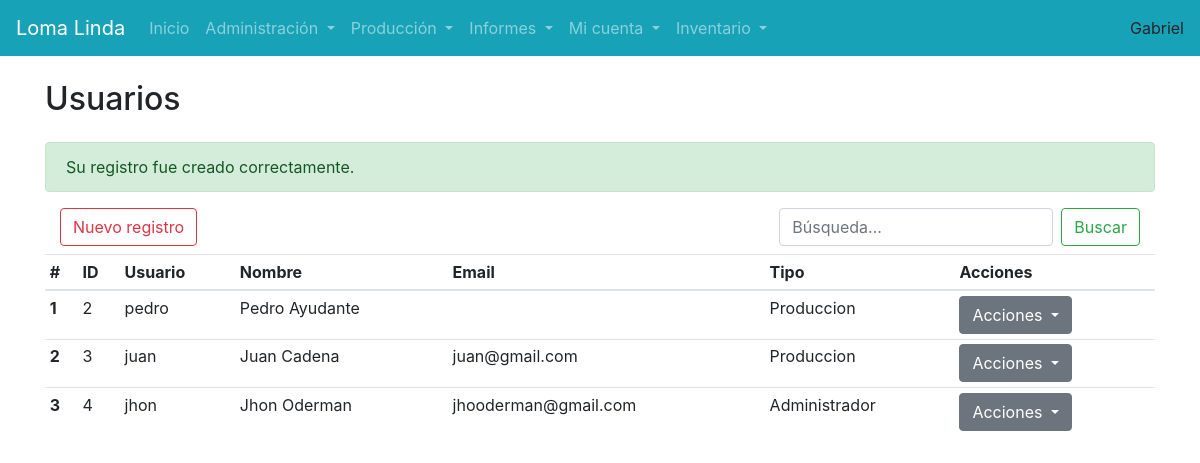
/usuarios/usuarios.php?msg=1 (signed in), run on the app's committed database.
### tables this page shows
CREATE TABLE `usuarios` (
  `usr_id` int(10) unsigned NOT NULL AUTO_INCREMENT,
  `usr_usuario` varchar(45) DEFAULT NULL,
  `usr_clave` varchar(255) DEFAULT NULL,
  `usr_tipo` int(10) unsigned DEFAULT NULL,
  `usr_nombre` varchar(100) DEFAULT NULL,
  `usr_email` varchar(100) DEFAULT NULL,
  `usr_sesion` int(10) unsigned DEFAULT NULL,
  `usr_estado` int(10) unsigned DEFAULT NULL COMMENT 'inactivo - activo',
  `usr_ultimo_ingreso` datetime DEFAULT NULL,
  PRIMARY KEY (`usr_id`)
);

CREATE TABLE `usuarios_tipos` (
  `utipo_id` int(10) unsigned NOT NULL AUTO_INCREMENT,
  `utipo_nombre` varchar(45) DEFAULT NULL,
  PRIMARY KEY (`utipo_id`)
);

### usuarios/sesion.php (called while the page is built, shortened)
<?php
if ($_SESSION["id"] == "")
	header("Location:../salir.php");
else {
	include("../conexion.php");
	$consultaUsuarioActual = $conexion->query("SELECT * FROM usuarios WHERE usr_id='" . $_SESSION["id"] . "'");
	$datosUsuarioActual = $consultaUsuarioActual->fetch_array();
}
	?>

### usuarios/usuarios.php (the view, shortened to what this page needs)
<?php
include("head.php");
?>
</head>
<body>
    <?php include("menu.php"); ?>
    <div class="container">
        <h2 class="mt-4 mb-4">Usuarios</h2>
        <?php include("alertas.php"); ?>
        <div class="container mb-2">
            <a href="usuarios-agregar.php" class="btn btn-outline-danger">Nuevo registro</a>
            <form class="form-inline my-2 my-lg-0 float-right">
                <input class="form-control mr-sm-2" type="search" placeholder="Búsqueda..." aria-label="Search">
                <button class="btn btn-outline-success my-2 my-sm-0" type="submit">Buscar</button>
            </form>
        </div>
        <table class="table table-sm">
            <thead>
                <tr>
                    <th scope="col">#</th>
                    <th scope="col">ID</th>
                    <th scope="col">Usuario</th>
                    <th scope="col">Nombre</th>
                    <th scope="col">Email</th>
                    <th scope="col">Tipo</th>
                    <th scope="col">Acciones</th>
                </tr>
            </thead>
            <tbody>
                <?php
                $consulta = $conexion->query("SELECT * FROM usuarios
                INNER JOIN usuarios_tipos ON utipo_id=usr_tipo
                WHERE usr_id!='".$_SESSION["id"]."'");
                $i = 1;
                while ($fila = $consulta->fetch_array()) {
                ?>
                    <tr>
                        <th scope="row"><?= $i; ?></th>
                        <td><?= $fila['usr_id']; ?></td>
                        <td><?= $fila['usr_usuario']; ?></td>
                        <td><?= $fila['usr_nombre']; ?></td>
                        <td><?= $fila['usr_email']; ?></td>
                        <td><?= $fila['utipo_nombre']; ?></td>
                        <td>
                            <div class="btn-group" role="group">
                                <button id="btnGroupDrop1" type="button" class="btn btn-secondary dropdown-toggle" data-toggle="dropdown" aria-haspopup="true" aria-expanded="false">
                                    Acciones
                                </button>
                            </div>
                        </td>
                    </tr>
                <?php $i++;
                } ?>
            </tbody>
        </table>
    </div>
</body>
</html>

### usuarios/menu.php (shortened to what this page needs)
<nav class="navbar navbar-expand-lg navbar-dark bg-info">
    <a class="navbar-brand" href="#">Loma Linda</a>
    <div class="collapse navbar-collapse" id="navbarSupportedContent">
        <ul class="navbar-nav mr-auto">
            <li class="nav-item "><a class="nav-link" href="index.php">Inicio</a></li>
            <li class="nav-item dropdown float-right">
                <a class="nav-link dropdown-toggle" href="#" id="navbarDropdown" role="button" data-toggle="dropdown" aria-haspopup="true" aria-expanded="false">
                    Administración
                </a>
            </li>
            <li class="nav-item dropdown float-right">
                <a class="nav-link dropdown-toggle" href="#" id="navbarDropdown" role="button" data-toggle="dropdown" aria-haspopup="true" aria-expanded="false">
                    Producción
                </a>
            </li>
            <li class="nav-item dropdown float-right">
                <a class="nav-link dropdown-toggle" href="#" id="navbarDropdown" role="button" data-toggle="dropdown" aria-haspopup="true" aria-expanded="false">
                    Informes
                </a>
            </li>
            <li class="nav-item dropdown float-right">
                <a class="nav-link dropdown-toggle" href="#" id="navbarDropdown" role="button" data-toggle="dropdown" aria-haspopup="true" aria-expanded="false">
                    Mi cuenta
                </a>
            </li>
            <li class="nav-item dropdown float-right">
                <a class="nav-link dropdown-toggle" href="#" id="navbarDropdown" role="button" data-toggle="dropdown" aria-haspopup="true" aria-expanded="false">
                    Inventario
                </a>
            </li>
        </ul>
        <span><?=$datosUsuarioActual['usr_nombre'];?></span>
    </div>
</nav>

### data on the page
usuarios: usr_nombre "Gabriel"
usuarios: usr_id "2", usr_usuario "pedro", usr_nombre "Pedro Ayudante", usuarios_tipos.utipo_nombre "Produccion"
usuarios: usr_id "3", usr_usuario "juan", usr_nombre "Juan Cadena", usr_email "juan@gmail.com", usuarios_tipos.utipo_nombre "Produccion"
usuarios: usr_id "4", usr_usuario "jhon", usr_nombre "Jhon Oderman", usr_email "jhooderman@gmail.com", usuarios_tipos.utipo_nombre "Administrador"
